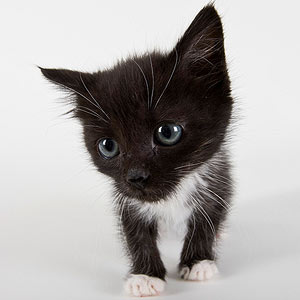
//> input picture resizeMe2.jpg, 300 x 300 px
$ ./main   (built with g++ and OpenCV 4)
//> lines starting //> are read from the running program, lines starting //| are printed output that depends on the picture
#include <iostream>
#include <opencv2/imgproc.hpp>
#include "opencv2/highgui/highgui.hpp"

using namespace std;
using namespace cv;

Mat image;
float scale = 2;

int * resizePixels(int temp[], int pixels[], int w1, int h1, int w2, int h2) {
    int x_scaleFactor = ((w1<<16)/w2) +1;
    int y_scaleFactor = ((h1<<16)/h2) +1;
    int sX, sY ;
    for (int i = 0; i < h2; i++) {
        for (int j = 0; j < w2; j++) {
            sX = j * x_scaleFactor >> 16;
            sY = i * y_scaleFactor >> 16;
            temp[(i*w2)+j] = pixels[(sY*w1)+sX] ;
        }
    }
    return temp ;
}

int * resizeImage(int temp[], int pixels[], int w, int h, int w2, int h2) {
    int A, B, C, D, sX, sY, index, gray ;

    //If we are scaling up. Than the scaling factor is smaller than 1.
    double x_scaleFactor = scale > 1 ? ((double)(w-1))/w2 : (double)w/w2;
    double y_scaleFactor = scale > 1 ? ((double)(h-1))/h2 : (double)h/h2;

    double delta_R, delta_C;

    for (int i = 0; i < h2; i++) {

        for (int j = 0; j < w2; j++) {

            sX = (int) (x_scaleFactor * j) ;
            sY = (int) (y_scaleFactor * i) ;

            delta_R = (x_scaleFactor * j) - sX;
            delta_C = (y_scaleFactor * i) - sY;

            index = (sY * w) + sX ;

            // range is 0 to 255 thus bitwise AND with 0xff
            A = pixels[index] & 0xff;
            B = pixels[index] & 0xff;
            C = pixels[index+w] & 0xff;
            D = pixels[index+w+1] & 0xff;

            gray = (int)(
                    A*(1-delta_R)*(1-delta_C) +
                    B*(delta_R)*(1-delta_C) +
                    C*(1-delta_R)*(delta_C) +
                    D*(delta_R*delta_C)
            ) ;

            temp[(i*w2)+j] = gray ;

        }

    }

    return temp;

}

int main() {
    String imageName( "resizeMe2.jpg" );
    image = imread( imageName, CV_LOAD_IMAGE_GRAYSCALE );
//> image: 300 rows x 300 cols, CV_8UC1; min 0, max 255, mean 170.1
    if( image.empty() ){
        cout <<  "Could not open or find the image" << endl;
        return -1;
    } else {
        cout << imageName << " was loaded!" << endl;
    }
    imshow("original", image);

    int w = image.cols;
//> w = 300
    int h = image.rows;
//> h = 300

    int w2 = static_cast<int>(w * scale);
//> w2 = 600
    int h2 = static_cast<int>(h * scale);
//> h2 = 600

    int data[w2*h2];
    unsigned char* dataMat = image.data;

    resizePixels(data, reinterpret_cast<int *>(dataMat), w, h, w2, h2);
//> the loop in resizePixels, `for (int i = 0; i < h2; i++)` made 600 passes
//> sY on passes 1 to 3: 0, 0, 1
//> after the loop in resizePixels, `for (int i = 0; i < h2; i++)`: sX = 299
    Mat pixelResizedImage = Mat(h2, w2, CV_8U, data);
    imshow("pixelResizedImage", pixelResizedImage);
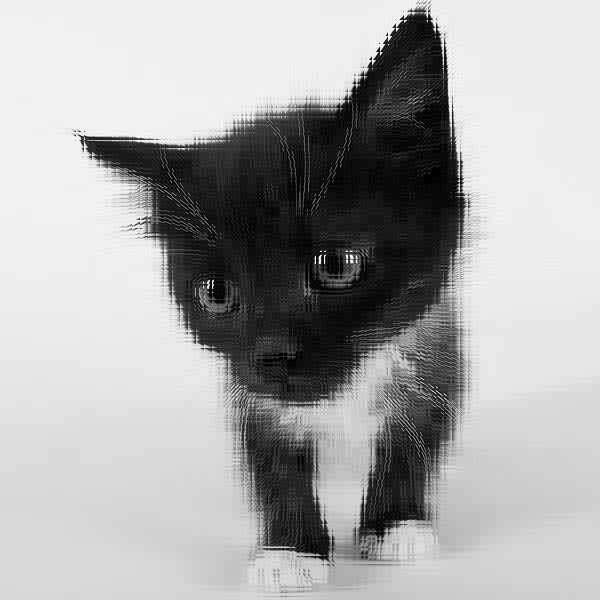
//> window 'pixelResizedImage': 600 rows x 600 cols, CV_8UC1; min 0, max 255, mean 170.1

    resizeImage(data, reinterpret_cast<int *>(dataMat), w, h, w2, h2);
//> the loop in resizeImage, `for (int i = 0; i < h2; i++)` made 600 passes
//> (sY, delta_C, index, A) on passes 1 to 3: (0, 0, 298, 237), (0, 0.498, 298, 237), (0, 0.997, 298, 237)
//> after the loop in resizeImage, `for (int i = 0; i < h2; i++)`: sX = 298; delta_R = 0.502; index = 89698; A = 15
    Mat interpolationResizedImage = Mat(h2, w2, CV_8U, data);
    imshow("interpolationResizedImage", interpolationResizedImage);
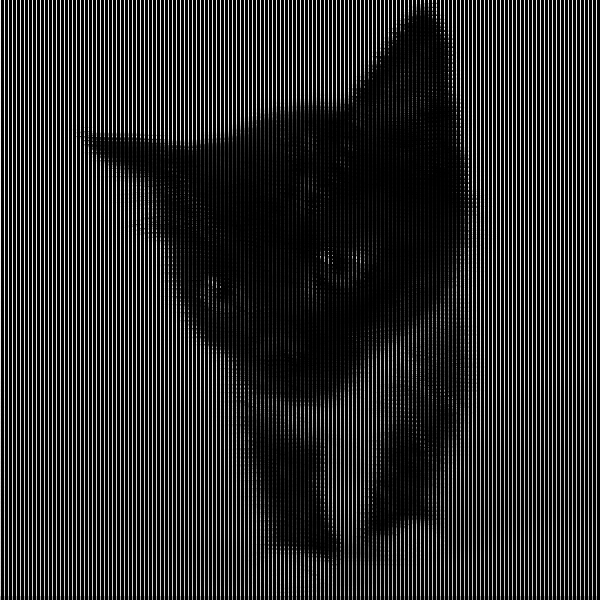
//> window 'interpolationResizedImage': 600 rows x 600 cols, CV_8UC1; min 0, max 255, mean 42.3

    Size size(w2, h2);
//> size = Size(600, 600)
    Mat openCVScale;
    resize(image, openCVScale, size);
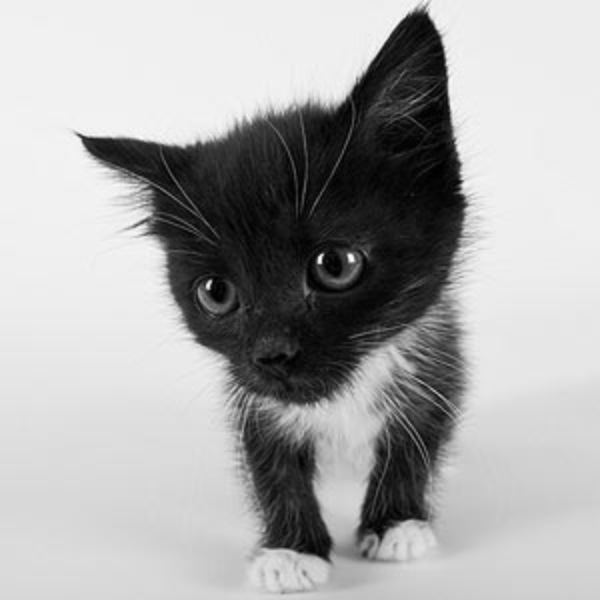
//> openCVScale: 600 rows x 600 cols, CV_8UC1; min 0, max 253, mean 170
    imshow("OpenCVScale", openCVScale);

    waitKey(0);
    return 0;
}

$ run again, with resizeMe.jpg copied over resizeMe2.jpg
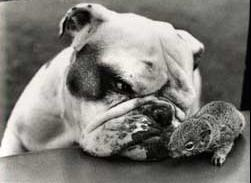
//> input picture resizeMe.jpg, 251 x 183 px
//> the loop in resizePixels, `for (int i = 0; i < h2; i++)` made 366 passes
//> sY on passes 1 to 3: 0, 0, 1
//> after the loop in resizePixels, `for (int i = 0; i < h2; i++)`: sX = 250; sY = 182
//> `imshow("pixelResizedImage", pixelResizedImage);`:
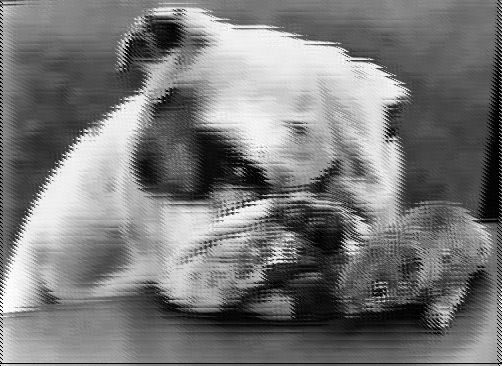
//> window 'pixelResizedImage': 366 rows x 502 cols, CV_8UC1; min 0, max 255, mean 121.1
//> the loop in resizeImage, `for (int i = 0; i < h2; i++)` made 366 passes
//> (sY, delta_C, index, A) on passes 1 to 3: (0, 0, 249, 112), (0, 0.497, 249, 112), (0, 0.995, 249, 112)
//> after the loop in resizeImage, `for (int i = 0; i < h2; i++)`: sX = 249; sY = 181; delta_R = 0.502; delta_C = 0.503; index = 45680; A = 69
//> `resize(image, openCVScale, size);`:
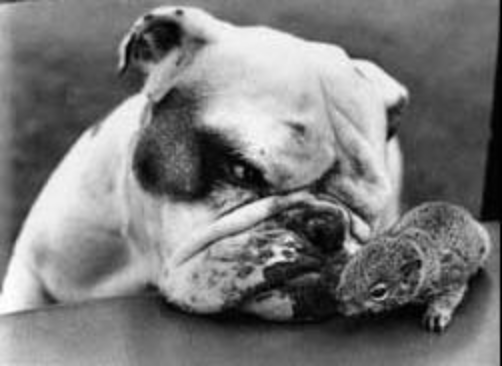
//> openCVScale: 366 rows x 502 cols, CV_8UC1; min 0, max 255, mean 121.4
